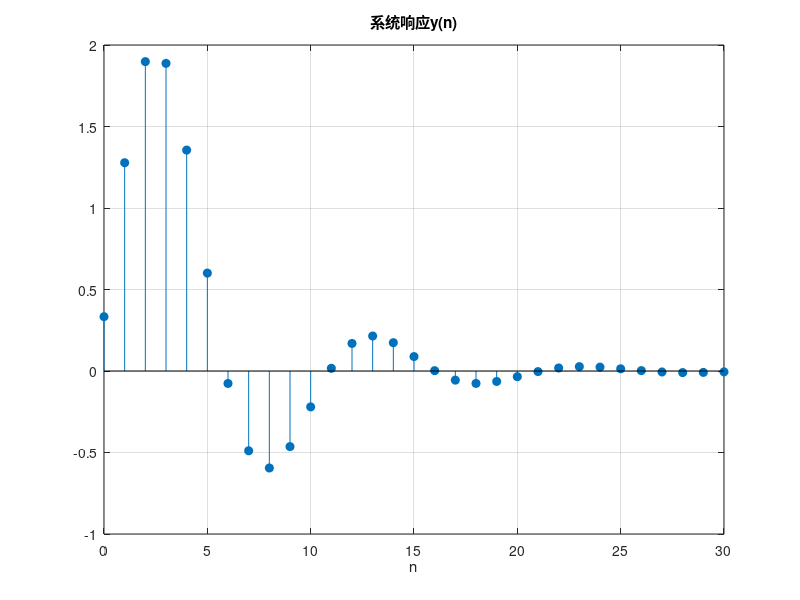
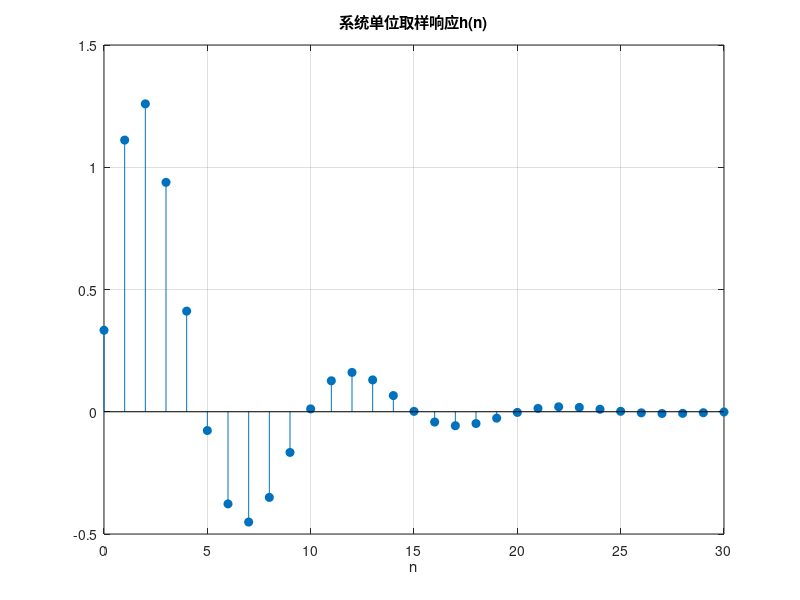

Write the MATLAB code that produced these figures, in order.
%%1.离散时间系统的响应
a = [3 -4 2];
b = [1 2];
n = 0:30;
x = (1/2).^n;
y = filter(b,a,x);
figure(1);
stem(n,y,'filled'),grid on
xlabel('n'),title('系统响应y(n)');

%%2.离散时间系统的单位取样响应
a = [3 -4 2];
b = [1 2];
n = 0:30;
x = (n==0);
h = filter(b,a,x);
figure(2);
stem(n,h,'filled'),grid on
xlabel('n'),title('系统单位取样响应h(n)')



%%3.使用impz(b,a,N)求单位取样响应的方法
